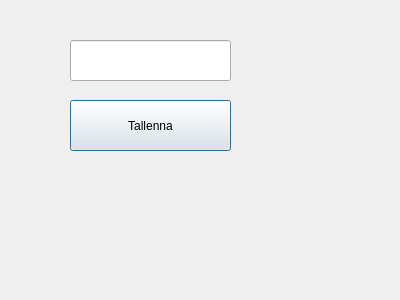
<?xml version="1.0" encoding="UTF-8"?>
<ui version="4.0">
 <class>Page2</class>
 <widget class="QDialog" name="Page2">
  <property name="geometry">
   <rect>
    <x>0</x>
    <y>0</y>
    <width>400</width>
    <height>300</height>
   </rect>
  </property>
  <property name="windowTitle">
   <string>Dialog</string>
  </property>
  <widget class="QLineEdit" name="textFname">
   <property name="geometry">
    <rect>
     <x>70</x>
     <y>40</y>
     <width>161</width>
     <height>41</height>
    </rect>
   </property>
  </widget>
  <widget class="QPushButton" name="btnSave">
   <property name="geometry">
    <rect>
     <x>70</x>
     <y>100</y>
     <width>161</width>
     <height>51</height>
    </rect>
   </property>
   <property name="text">
    <string>Tallenna</string>
   </property>
  </widget>
 </widget>
 <resources/>
 <connections/>
</ui>
